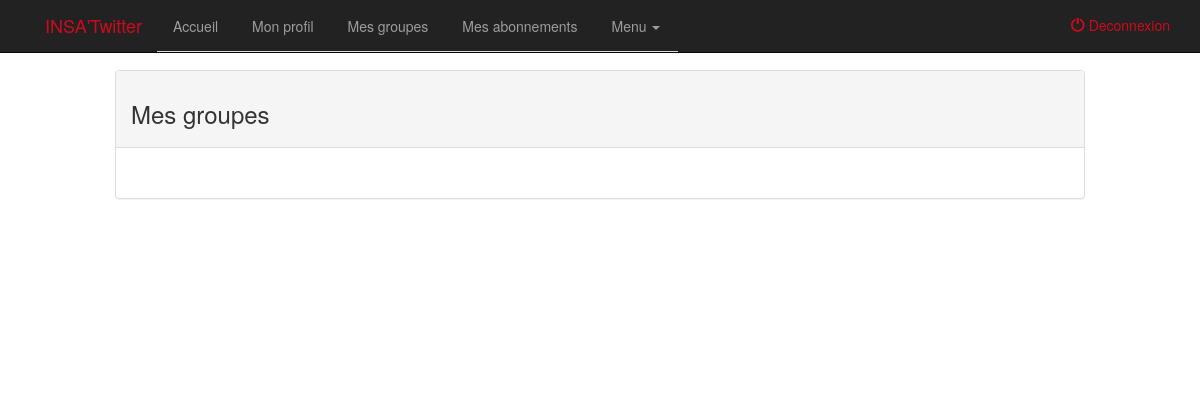
The app's page /htmlgroupe.php (signed in), older data.
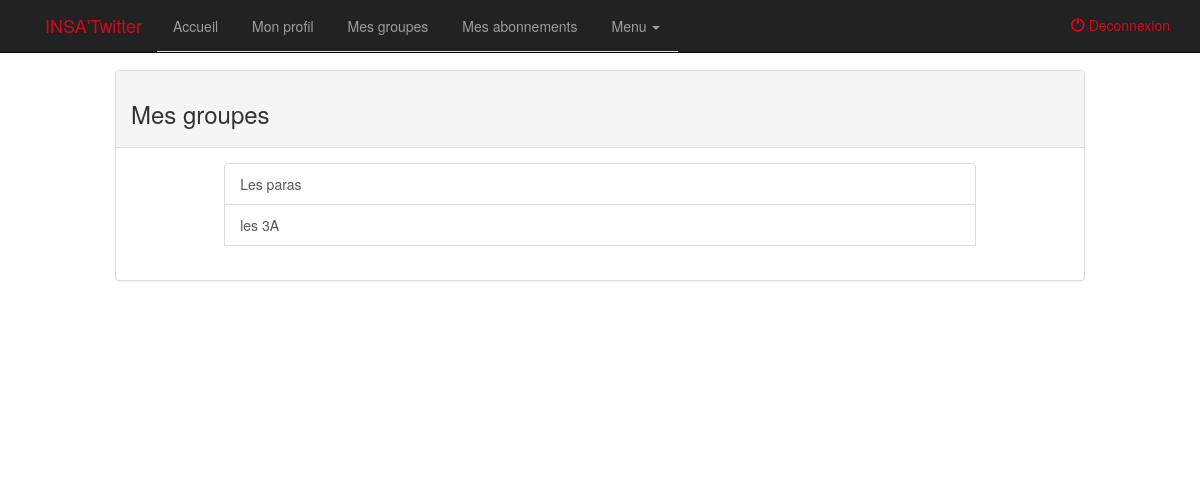
The same page, newer data.
### tables this page shows
CREATE TABLE `groupe` (
  `ID` int(4) NOT NULL,
  `NOM` varchar(256) NOT NULL
);

### include/mes_groupes.php (the view, shortened to what this page needs)
<?php
include("connexiondb.php");
$req = $DBcon->prepare('SELECT NOM, ID from groupe JOIN atog ON atog.IDGROUPE=groupe.ID WHERE atog.IDUSER=?');
$req->bindValue(1,$_SESSION['id'],PDO::PARAM_INT);
$check=$req->execute();?>
<?php
if($check){ ?>
	<div class="container col-md-10 col-md-offset-1 ">
	  <div class="list-group  ">
	  <?php while ($resultat=$req->fetch()){
		?>
			<?php echo ("<a href='groupe.php?Idgroupe=".$resultat['ID']."' name='groupe_valeur' value='".$resultat["ID"]."'' class='list-group-item'".">".$resultat["NOM"]."</a>"); ?>
<?php } ?>
  </div>
</div>
<?php
}
else
	echo "Erreur de requete.<br>";
?>

### htmlgroupe.php (shortened to what this page needs)
<html>
<head>
</head>
<body style="height:100%">
	<?php include 'htmlnavBar.php'; ?>
	<div class="container col-md-10 col-md-offset-1 ">
	  <div class="row ">
        <div id="groupe" class="fade in active">
        	<div class="container" style="width:100%;">
			  	<div class="panel panel-default">
			    	<div class="panel-heading">
			    		<h3>Mes groupes</h3>
			    	</div>
			    	<div class="panel-body">
						<div>
							<?php include("include/mes_groupes.php");?>
						</div>
			    	</div>
				</div>
		</div>
	  </div>
	</div>
<footer>
</footer>
</body>
</html>

### htmlnavBar.php (shortened to what this page needs)
<head>
  <?php include 'include_html.php';?>
</head>
<body >
  <nav class="navbar navbar-inverse navbar-fixed-top">
    <div class="container">
      <div class="navbar-header">
        <a class="nomProjet">INSA'Twitter</a>
      </div>
      <div id="navbar" class="navbar-collapse collapse">
        <ul class="nav navbar-nav nav-tabs">
          <li><a id="surligne" href="accueil_connecte.php">Accueil</a></li>
          <li><a href="profil.php">Mon profil</a></li>
          <li><a href="htmlgroupe.php">Mes groupes</a></li>
          <li><a href="abonne.php">Mes abonnements</a></li>
          <li class="dropdown">
            <a href="#" class="dropdown-toggle" data-toggle="dropdown" role="button" aria-haspopup="true" aria-expanded="false">Menu <span class="caret"></span></a>
          </li>
        </ul>
        <ul class="nav navbar-nav navbar-right">
          <li>
            <a href="deconnexion.php" style="color: #CF0A1D;">
              <span class="glyphicon glyphicon-off couleurINSA" ></span> Deconnexion</a>
          </li>
        </ul>
      </div>
    </div>
  </nav>
</body>

### include_html.php (shortened to what this page needs)
<link href="bootstrap/css/ie10-viewport-bug-workaround.css" rel="stylesheet">
<link href="bootstrap/css/navBar.css" rel="stylesheet" type="text/css">
<link href="bootstrap/css/offcanvas.css" rel="stylesheet" type="text/css">
<link href="bootstrap/css/starter-template.css" rel="stylesheet">
<link rel="stylesheet" type="text/css" href="register.css">
<link rel="stylesheet" type="text/css" href="login.css">
<link rel="stylesheet" href="https://maxcdn.bootstrapcdn.com/bootstrap/3.3.7/css/bootstrap.min.css">

Row changes from the older to the newer data that the page shows:
added groupe: $resultat['ID'] 1 (drawn), NOM "Les paras"
added groupe: $resultat['ID'] 2 (drawn), NOM "les 3A"
